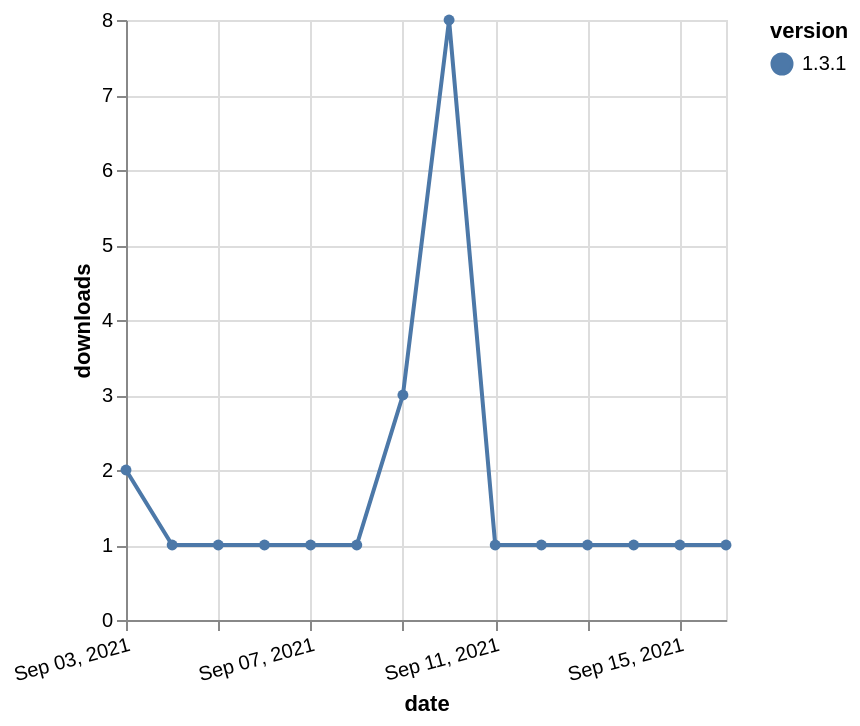

Here is the Vega-Lite specification saved for this chart:
### Vega-Lite specification from a JSON file in a GitHub repository (floating-point values rounded to 4 significant figures)
{"$schema": "https://vega.github.io/schema/vega-lite/v5.json", "description": "A simple bar chart with embedded data.", "data": {"values": [{"date": "2021-09-03", "total": 549, "delta": 2, "version": "1.3.1"}, {"date": "2021-09-04", "total": 550, "delta": 1, "version": "1.3.1"}, {"date": "2021-09-05", "total": 551, "delta": 1, "version": "1.3.1"}, {"date": "2021-09-06", "total": 552, "delta": 1, "version": "1.3.1"}, {"date": "2021-09-07", "total": 553, "delta": 1, "version": "1.3.1"}, {"date": "2021-09-08", "total": 554, "delta": 1, "version": "1.3.1"}, {"date": "2021-09-09", "total": 557, "delta": 3, "version": "1.3.1"}, {"date": "2021-09-10", "total": 565, "delta": 8, "version": "1.3.1"}, {"date": "2021-09-11", "total": 566, "delta": 1, "version": "1.3.1"}, {"date": "2021-09-12", "total": 567, "delta": 1, "version": "1.3.1"}, {"date": "2021-09-13", "total": 568, "delta": 1, "version": "1.3.1"}, {"date": "2021-09-14", "total": 569, "delta": 1, "version": "1.3.1"}, {"date": "2021-09-15", "total": 570, "delta": 1, "version": "1.3.1"}, {"date": "2021-09-16", "total": 571, "delta": 1, "version": "1.3.1"}]}, "width": "container", "mark": {"type": "line", "point": {"filled": true}}, "encoding": {"x": {"field": "date", "type": "temporal", "timeUnit": "yearmonthdate", "title": "date", "axis": {"labelAngle": -15}}, "y": {"field": "delta", "type": "quantitative", "title": "downloads"}, "color": {"field": "version", "type": "nominal"}, "tooltip": {"field": "delta"}}}
